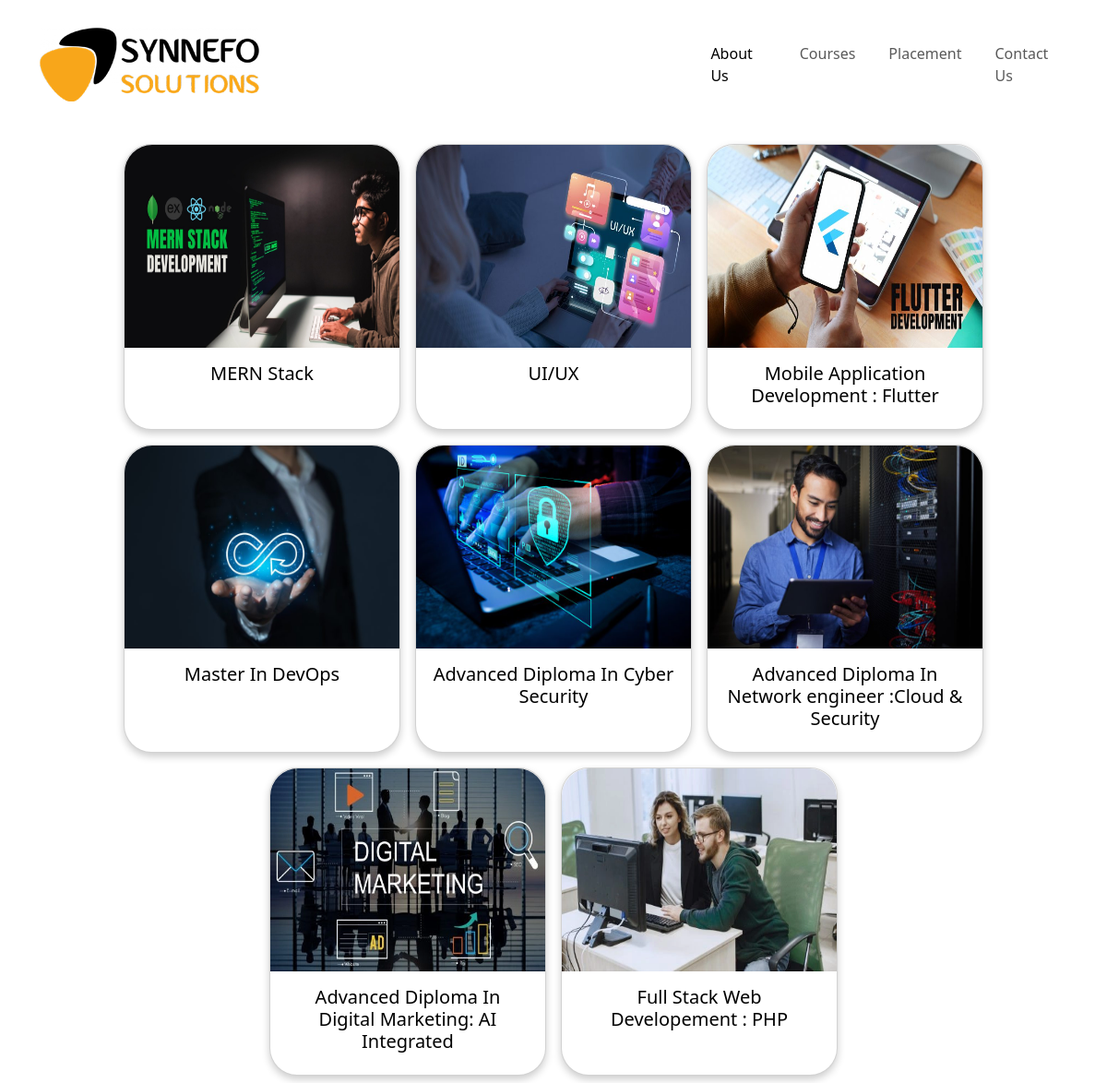
The page /course on the database its author committed.
### app/models.py (models this page shows)
class Courses(models.Model):
    name=models.TextField()
    img=models.FileField()
    description=models.TextField()

### app/views.py (the view)
# urls.py: path('course',views.course),
def course(req):
    course=Courses.objects.all()
    return render(req,'course.html',{'course':course})

### templates/course.html (shortened to what this page needs)
<!DOCTYPE html>
<html lang="en">
<head>
</head>
{% load static %}
<body>
    <link href="https://cdn.jsdelivr.net/npm/bootstrap@5.3.3/dist/css/bootstrap.min.css" rel="stylesheet">
    <link rel="stylesheet" href="https://cdnjs.cloudflare.com/ajax/libs/font-awesome/6.6.0/css/all.min.css">
    <nav id="nav" class="navbar navbar-expand-lg mt-3 mb-5">
        <div class="container" id="container">
            <a class="navbar-brand" href="../"><img src="{% static '/images/synnefo-logo.png' %}" alt=""></a>
            <div class="collapse navbar-collapse" id="navbarSupportedContent">
                <ul class="navbar-nav me-auto  mb-lg-0 ms-auto" style="column-gap: 20px; padding-left: 54%;">
                    <li class="nav-item" style="padding-left: 0%;">
                        <a id="nav-link" class="nav-link active" aria-current="page" href="#">About Us</a>
                    </li>
                    <li class="nav-item">
                        <a id="nav-link" class="nav-link" href="#">Courses</a>
                    </li>
                    <li class="nav-item">
                        <a id="nav-link" class="nav-link" href="#">Placement</a>
                    </li>
                    <li class="nav-item">
                        <a id="navlink3" class="nav-link" href="#">Contact Us</a>
                    </li>
                </ul>
            </div>
        </div>
    </nav>
<div class="container">
    <div class="row  row-cols-1 row-cols-md-4 g-4 featured-courses d-flex flex-wrap justify-content-center">
        {% for course in course %}
        <div id="card1" class="col card m-2" style="width: 100%; max-width: 300px;">
            <a id="cou" href="#">
                <img id="img1" src="{{ course.img.url }}" class="card-img-top" alt="{{ course.name }}"
                    style="height: 220px; width: 100%;">
                <div class="card-body">
                    <h5 class="card-title text-black" style="text-decoration: none; text-align: center;">{{ course.name}}</h5>
                </div>
            </a>
        </div>
        {% endfor %}
    </div>
</div>
</body>
</html>

### templates/course.html (style rules this page uses)
#nav { background-color: rgb(255, 255, 255); color: #000; }
#cou { text-decoration: none; }
#card1 { padding: 0; transition: transform 0.3s ease-in-out; }
.card { border-radius: 30px; box-shadow: 0 4px 8px rgba(0, 0, 0, 0.2); }
.card-img-top { border-top-left-radius: 30px; border-top-right-radius: 30px; }

### rows shown on the page
Courses: img (picture), name "MERN Stack"
Courses: img (picture), name "UI/UX"
Courses: img (picture), name "Mobile Application Development : Flutter"
Courses: img (picture), name "Master In DevOps"
Courses: img (picture), name "Advanced Diploma In Cyber Security"
Courses: img (picture), name "Advanced Diploma In Network engineer :Cloud & Security"
Courses: img (picture), name "Advanced Diploma In Digital Marketing: AI Integrated"
Courses: img (picture), name "Full Stack Web Developement : PHP"
